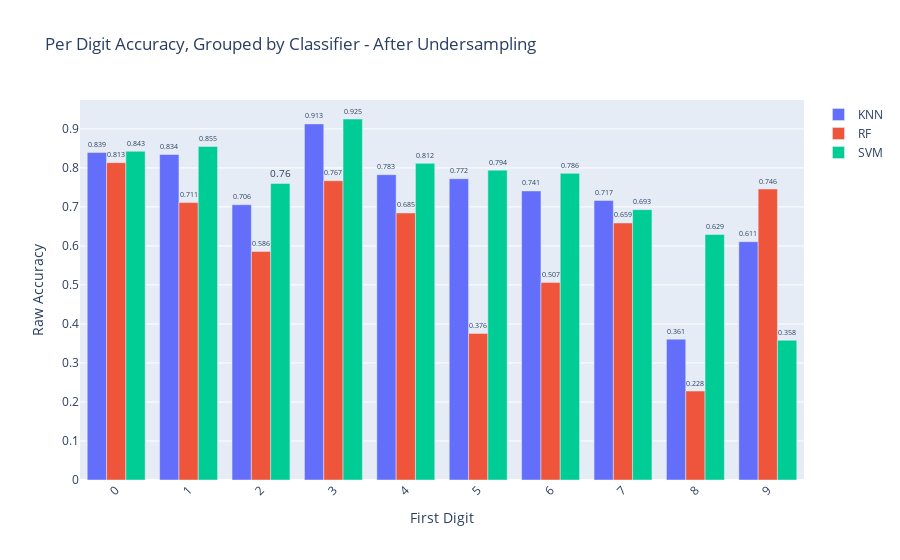

The cell this chart's notebook holds for it:
### Code cell
fig = go.Figure()
for clf in ['knn', 'rf', 'svm']:
    fig.add_trace(go.Bar(
        y = graph_df[clf],
        name = clf.upper(),
        texttemplate=list(graph_df[clf].apply(lambda x : np.round(x, 3)))
                      , textposition='outside')
         )


fig.update_layout(
title = 'Per Digit Accuracy, Grouped by Classifier - After Undersampling',
    yaxis_title = 'Raw Accuracy',
    xaxis_title = 'First Digit',
    barmode='group', 
    xaxis_tickangle=-45
)
fig.update_layout(
    xaxis = dict(
        tickmode = 'array',
        tickvals = list(range(10))
    )
)
fig.show()

### Figure 1 — Plotly figure (JSON) as saved in the notebook; plotly's stock layout.template omitted (floating-point values rounded to 4 significant figures)
{"data": [{"name": "KNN", "textposition": "outside", "texttemplate": ["0.839", "0.834", "0.706", "0.913", "0.783", "0.772", "0.741", "0.717", "0.361", "0.611"], "type": "bar", "y": [0.8393, 0.8343, 0.7056, 0.9128, 0.7827, 0.7723, 0.7409, 0.7166, 0.361, 0.6109]}, {"name": "RF", "textposition": "outside", "texttemplate": ["0.813", "0.711", "0.586", "0.767", "0.685", "0.376", "0.507", "0.659", "0.228", "0.746"], "type": "bar", "y": [0.8135, 0.711, 0.5859, 0.7671, 0.6845, 0.3757, 0.5065, 0.6589, 0.228, 0.7457]}, {"name": "SVM", "textposition": "outside", "texttemplate": ["0.843", "0.855", "0.76", "0.925", "0.812", "0.794", "0.786", "0.693", "0.629", "0.358"], "type": "bar", "y": [0.8427, 0.855, 0.7602, 0.9253, 0.8117, 0.7942, 0.786, 0.693, 0.6295, 0.3581]}], "layout": {"barmode": "group", "title": {"text": "Per Digit Accuracy, Grouped by Classifier - After Undersampling"}, "xaxis": {"tickangle": -45, "tickmode": "array", "tickvals": [0, 1, 2, 3, 4, 5, 6, 7, 8, 9], "title": {"text": "First Digit"}}, "yaxis": {"title": {"text": "Raw Accuracy"}}}}
